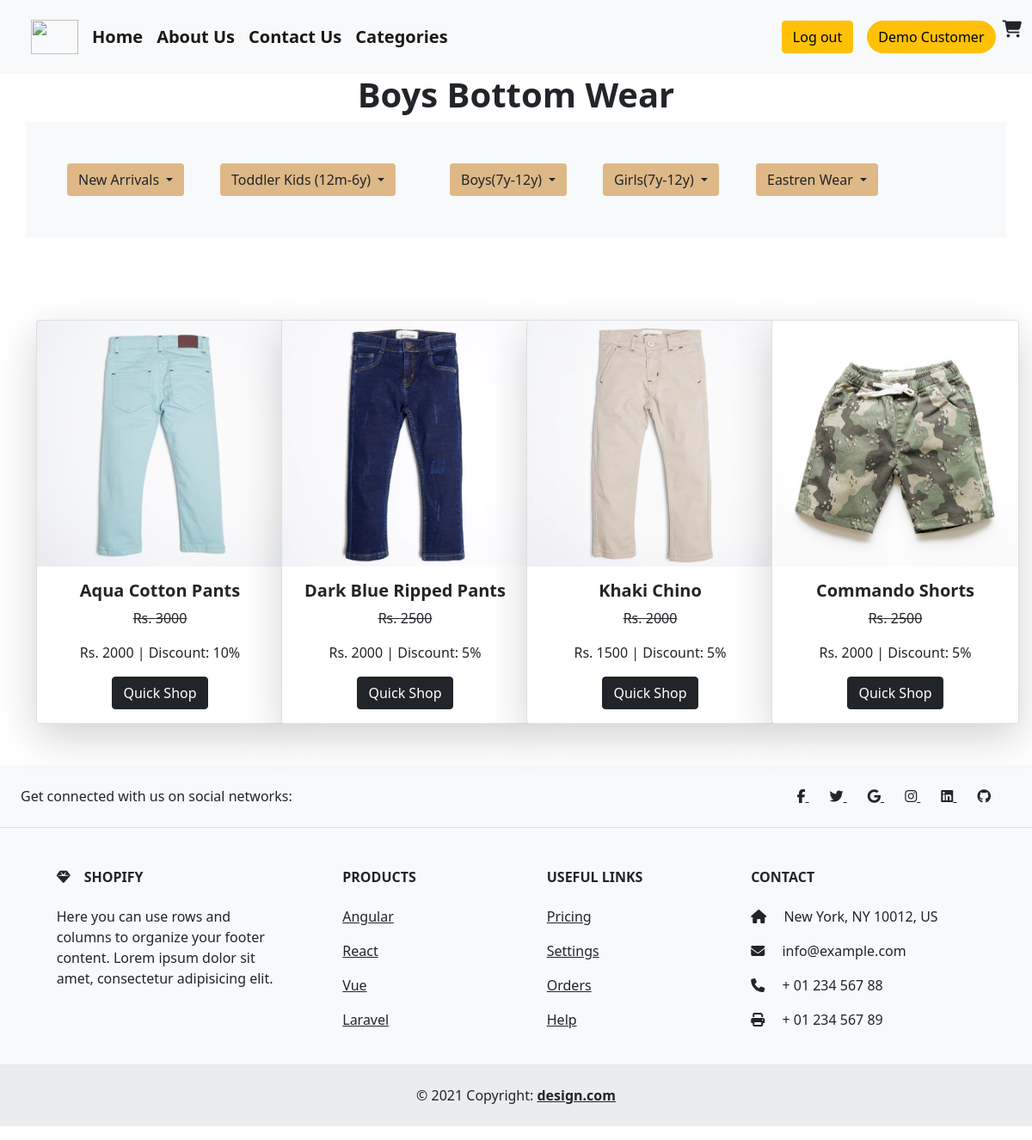
The page /boys-pants.php (signed in) on the database its author committed.
### tables this page shows
CREATE TABLE `k_details` (
  `id` int(255) NOT NULL AUTO_INCREMENT,
  `name` varchar(255) NOT NULL,
  `description` varchar(255) NOT NULL,
  `dead` varchar(255) NOT NULL,
  `sale` varchar(255) NOT NULL,
  `total` varchar(255) NOT NULL,
  `category` varchar(255) NOT NULL,
  `sub-category` varchar(255) NOT NULL,
  `image` varchar(255) NOT NULL,
  PRIMARY KEY (`id`)
);

### helpers.php (called while the page is built, shortened)
<?php
if (!function_exists('esc')) {
    function e($value)
    {
        return htmlspecialchars((string) $value, ENT_QUOTES, 'UTF-8');
    }
}

### boys-pants.php (the view, shortened to what this page needs)
<?php require_once __DIR__ . '/helpers.php'; ?>
<?php
if (!isset($_SESSION['aid'])) {
    header('location:loginn.php'); exit;
} else {
    $name = $_SESSION['name'];
}
?>
<!DOCTYPE html>
<html lang="en">
<head>
    <link href="https://cdn.jsdelivr.net/npm/bootstrap@5.0.2/dist/css/bootstrap.min.css" rel="stylesheet">
    <link rel="stylesheet" href="https://cdnjs.cloudflare.com/ajax/libs/font-awesome/6.4.2/css/all.min.css">
</head>
<body>
    <nav class="navbar navbar-expand-lg navbar-light bg-light">
        <div class="container-fluid fw-bold">
            <a class="navbar-brand ms-4 rounded-circle" href="#"> <img src="./shopping-cart.png" alt="" height="40px" width="55px"></a>
            <div class="collapse navbar-collapse" id="navbarSupportedContent">
                <ul class="navbar-nav me-auto mb-2 mb-lg-0">
                    <li class="nav-item">
                        <a class="navbar-brand" href="./index1.php">Home</a>
                    </li>
                    <li class="nav-item">
                        <a class="navbar-brand" href="./about1.php">About Us</a>
                    </li>
                    <li class="nav-item">
                        <a class="navbar-brand" href="./contect1.php">Contact Us</a>
                    </li>
                    <li class="nav-item">
                        <a class="navbar-brand" href="./categories1.php">Categories</a>
                    </li>
                </ul>
                <ul style="list-style-type: none;" class="mt-3">
                    <li class="nav-item">
                        <a class="navbar-brand" href="./logout.php"><button class="btn btn-warning">Log out</button></a>
                    </li>
                </ul>
                <form class="d-flex">
                <button class="btn btn-warning rounded-pill me-2"><?php echo e($name); ?></button>
                    <i class="fa fa-cart-shopping fs-5"></i>
                </form>
            </div>
        </div>
    </nav>
    <div class="container">
        <div class="row">
            <div class="col-lg-12 col-md-12">
                <h1 class="text-center fw-bold">Boys Bottom Wear</h1>
            </div>
        </div>
    </div>
    <div class="container bg-light p-5">
        <div class="dropdwn row">
            <div class=" arrival col-lg-2 col-md-4">
                <div class="dropdown">
                    <button class="btn dropdown-toggle" type="button" id="dropdownMenuButton1" data-bs-toggle="dropdown" aria-expanded="false" style="background-color:burlywood;">
                        New Arrivals
                    </button>
                </div>
            </div>
            <div class="toddler-kids col-lg-3 col-md-4">
                <div class="dropdown">
                    <button class="btn dropdown-toggle" type="button" id="dropdownMenuButton1" data-bs-toggle="dropdown" aria-expanded="false" style="background-color:burlywood;">
                        Toddler Kids <span>(12m-6y)</span>
                    </button>
                </div>
            </div>
            <div class="drp-boys col-lg-2 col-md-4">
                <div class="dropdown">
                    <button class="btn dropdown-toggle" type="button" id="dropdownMenuButton1" data-bs-toggle="dropdown" aria-expanded="false" style="background-color:burlywood;">
                        Boys<span>(7y-12y)</span>
                    </button>
                </div>
            </div>
            <div class="drp-girls col-lg-2 col-md-4">
                <div class="dropdown">
                    <button class="btn dropdown-toggle" type="button" id="dropdownMenuButton1" data-bs-toggle="dropdown" aria-expanded="false" style="background-color:burlywood;">
                        Girls<span>(7y-12y)</span>
                    </button>
                </div>
            </div>
            <div class="eastren col-lg-2 col-md-4">
                <div class="dropdown">
                    <button class="btn dropdown-toggle" type="button" id="dropdownMenuButton1" data-bs-toggle="dropdown" aria-expanded="false" style="background-color:burlywood;">
                        Eastren Wear
                    </button>
                </div>
            </div>
        </div>
    </div>
    <div class="container mt-5">
        <div class="row">
            <?php
            include 'conn.php';
            $select = "SELECT * FROM `k_details` WHERE `category` = 'boy-pant'";
            $query = mysqli_query($conn, $select);
            while ($result = mysqli_fetch_array($query)) {
            ?>
                <div class="col-lg-3 col-md-6 text-center mt-5">
                    <div class="card shadow-lg" style="width: 18rem;">
                        <img src="./admin/upload/<?php echo e($result['image']); ?>" class="card-img-top" alt="...">
                        <div class="card-body">
                            <h5 class="card-title fw-bold"><?php echo e($result['name'])?></h5>
                            <p class="card-text"> <strike>Rs. <?php echo e($result['dead'])?></strike></p>
                            <p class="card-text"> Rs. <?php echo e($result['sale'])?> <span> | Discount: <?php echo e($result['total'])?></span></p>
                            <a href="add-to-cart.php?id=<?php echo e($result['id']); ?>" class="btn btn-dark">Quick Shop</a>
                        </div>
                    </div>
                </div>
            <?php
            }
            ?>
        </div>
    </div>
    <footer class="text-center text-lg-start bg-light text-dark mb-3 mt-5">
        <section class="d-flex justify-content-center justify-content-lg-between p-4 border-bottom">
            <div class="me-5 d-none d-lg-block">
                <span>Get connected with us on social networks:</span>
            </div>
            <div>
                <a href="" class="me-4 text-reset">
                    <i class="fab fa-facebook-f"></i>
                </a>
                <a href="" class="me-4 text-reset">
                    <i class="fab fa-twitter"></i>
                </a>
                <a href="" class="me-4 text-reset">
                    <i class="fab fa-google"></i>
                </a>
                <a href="" class="me-4 text-reset">
                    <i class="fab fa-instagram"></i>
                </a>
                <a href="" class="me-4 text-reset">
                    <i class="fab fa-linkedin"></i>
                </a>
                <a href="" class="me-4 text-reset">
                    <i class="fab fa-github"></i>
                </a>
            </div>
        </section>
        <section class="">
            <div class="container text-center text-md-start mt-5">
                <div class="row mt-3">
                    <div class="col-md-3 col-lg-4 col-xl-3 mx-auto mb-4">
                        <h6 class="text-uppercase fw-bold mb-4">
                            <i class="fas fa-gem me-3"></i>Shopify
                        </h6>
                        <p>
                            Here you can use rows and columns to organize your footer content. Lorem ipsum
                            dolor sit amet, consectetur adipisicing elit.
                        </p>
                    </div>
                    <div class="col-md-2 col-lg-2 col-xl-2 mx-auto mb-4">
                        <h6 class="text-uppercase fw-bold mb-4">
                            Products
                        </h6>
                        <p>
                            <a href="#!" class="text-reset">Angular</a>
                        </p>
                        <p>
                            <a href="#!" class="text-reset">React</a>
                        </p>
                        <p>
                            <a href="#!" class="text-reset">Vue</a>
                        </p>
                        <p>
                            <a href="#!" class="text-reset">Laravel</a>
                        </p>
                    </div>
                    <div class="col-md-3 col-lg-2 col-xl-2 mx-auto mb-4">
                        <h6 class="text-uppercase fw-bold mb-4">
                            Useful links
                        </h6>
                        <p>
                            <a href="#!" class="text-reset">Pricing</a>
                        </p>
                        <p>
                            <a href="#!" class="text-reset">Settings</a>
                        </p>
                        <p>
                            <a href="#!" class="text-reset">Orders</a>
                        </p>
                        <p>
                            <a href="#!" class="text-reset">Help</a>
                        </p>
                    </div>
                    <div class="col-md-4 col-lg-3 col-xl-3 mx-auto mb-md-0 mb-4">
                        <h6 class="text-uppercase fw-bold mb-4">Contact</h6>
                        <p><i class="fas fa-home me-3"></i> New York, NY 10012, US</p>
                        <p>
                            <i class="fas fa-envelope me-3"></i>
                            info@example.com
                        </p>
                        <p><i class="fas fa-phone me-3"></i> + 01 234 567 88</p>
                        <p><i class="fas fa-print me-3"></i> + 01 234 567 89</p>
                    </div>
                </div>
            </div>
        </section>
        <div class="text-center p-4" style="background-color: rgba(0, 0, 0, 0.05);">
            © 2021 Copyright:
            <a class="text-reset fw-bold" href="">design.com</a>
        </div>
    </footer>
</body>
</html>

### rows shown on the page
k_details: image (picture), name "Aqua Cotton Pants", dead "3000", sale "2000", total "10%"
k_details: image (picture), name "Dark Blue Ripped Pants", dead "2500", sale "2000", total "5%"
k_details: image (picture), name "Khaki Chino", dead "2000", sale "1500", total "5%"
k_details: image (picture), name "Commando Shorts", dead "2500", sale "2000", total "5%"

### other values the page prints
$name "Demo Customer"
